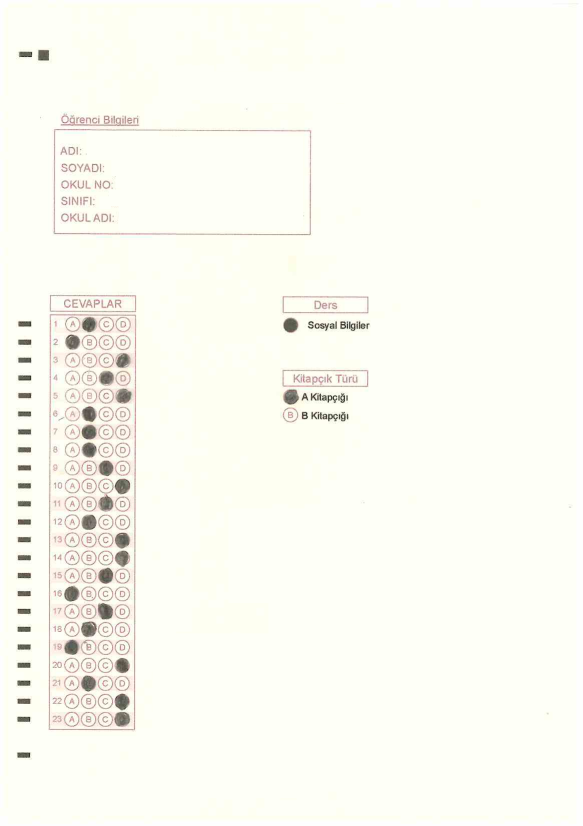
#> input picture optikForms/testForm.png, 1165 x 1652 px, found by its file name (shown at 1/2 size)
$ python bbOmr4.py
#> lines starting #> are read from the running program, lines starting #| are printed output that depends on the picture; after the words box and inside, x2 and y2 are one past the last pixel; in counts of white or black regions, pixels touching at a corner belong together
import cv2 as cv
import numpy as np
import os
import argparse
import datetime
import json
from openpyxl import Workbook,load_workbook
from imutils.perspective import four_point_transform
import pdf2image
from enum import Enum

class OkumaYonu(Enum):
    DIKEY = 0
    YATAY = 1

parser = argparse.ArgumentParser(description='Optik Okuyucu V.1.0')
parser.add_argument('--ogrencioptik', type=str, help='Ogrencilerin optiklerinin bulunduğu klasör...', default="d:/_temp/optik/ogrenciler")
parser.add_argument('--cevapkagidi', type=str, help='Cevap Kağıtlarının olduğu klasör...', default="d:/_temp/optik/cevapkagidi")
parser.add_argument('--sonuckayit',type=str,help='Sonuçların txt olarak kaydedileceği yer...', default="d:/_temp/optik/")
parser.add_argument('--sonucisim',type=str,help='Oluşturulacak excel dosyasının adı...',default= "sonuclar")
parser.add_argument('--grup',type=int,help='Grup varmı yok mu ? ...', default=True)
parser.add_argument('--yanlisdogru',type=int,help='Kaç yanlış bir doğruyu götürsün? ...',default=100)
parser.add_argument('--puanlama',type=int,help='Sınav Kaç Üzerinden Hesaplansın?...',default=100)
args = parser.parse_args()


cevaplar=['A','B','C','D','E','-1','0']
harfler =['A', 'B', 'C', 'Ç', 'D', 'E', 'F', 'G', 'Ğ', 'H', 'I', 'İ', 'J', 'K', 'L', 'M', 'N', 'O', 'Ö', 'P', 'R', 'S', 'Ş', 'T', 'U', 'Ü', 'V', 'Y', 'Z', ' ']
cevap_kagidi = {}
cevap_kagidi_dict = {}
ogrenci_cevap = {}

gruplar =['A','B','C','D','E']
# gruplar =['Q','X','Y','Z','T']
rakamlar =['0','1','2','3','4','5','6','7','8','9','-']

""" alan tanımlamaları
isim_img = image[119:464,265:532]
no_image = image[335:460, 71:192]
grup = thresh[216:238, 130:253]

    # [5 lines of commented-out code are left out]

    aCevaplar = img[228:530, 46:96]
cv.rectangle(img,(46,228),(96,530), (0,255,0), 1)
"""

boble = 12
topMargin = 0
leftMargin = 0

# [25 lines left out: function controlArea, not called in this run]


def test():
    # img = cv.imread('test.png')
    # img = cv.resize(img,(600,800))
    # row , col = int( 800/12 ), int(600/12)

    img = cv.imread("testForm.png")
#> img is the input picture: shape (1652, 1165, 3); mean B, G, R 241.8, 250.5, 250.4
    img = cv.resize(img, (400,600))
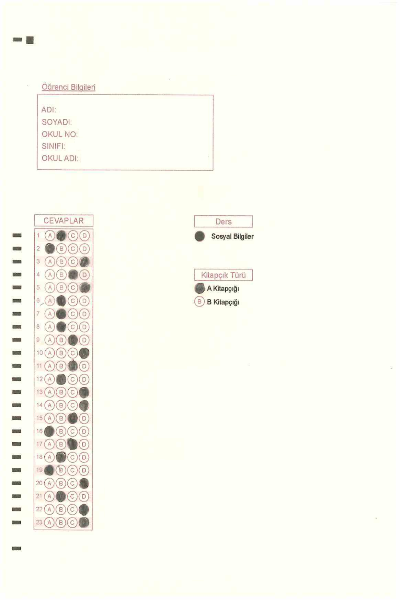
#> img: shape (600, 400, 3); mean B, G, R 241.8, 250.5, 250.4
    row , col = int( 600/12 ), int(400/12)

    print(row, col)

    x = 0
    y = 11
    for r in range(0, row ):
        for c in range(0, col ):
            start_point = ( x + c * 12     ,  y+ r * 12     )
            end_point =   ( x + c * 12 + 12 , y+ r * 12 + 12 )
            color = (255, 0, 0)
            thickness = 1
            cv.rectangle(img, start_point, end_point, color, thickness)
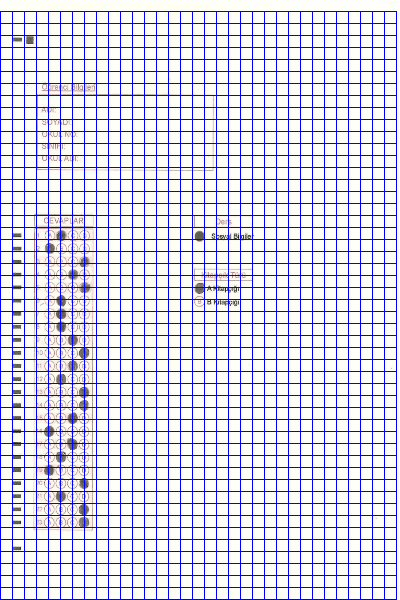
#> img: shape (600, 400, 3); 15.91% of pixels changed, all inside (x1, y1, x2, y2) = (0, 11, 397, 600)

        # if r % 4 == 0 :
        #     y +=1

    cv.imshow("bb",img)
    cv.waitKey(0)


# [98 lines left out: functions controlArea0, getArea, getCevaplar, kontrolCevap, karakterCikar, karakterCikar0, not called in this run]


test()
